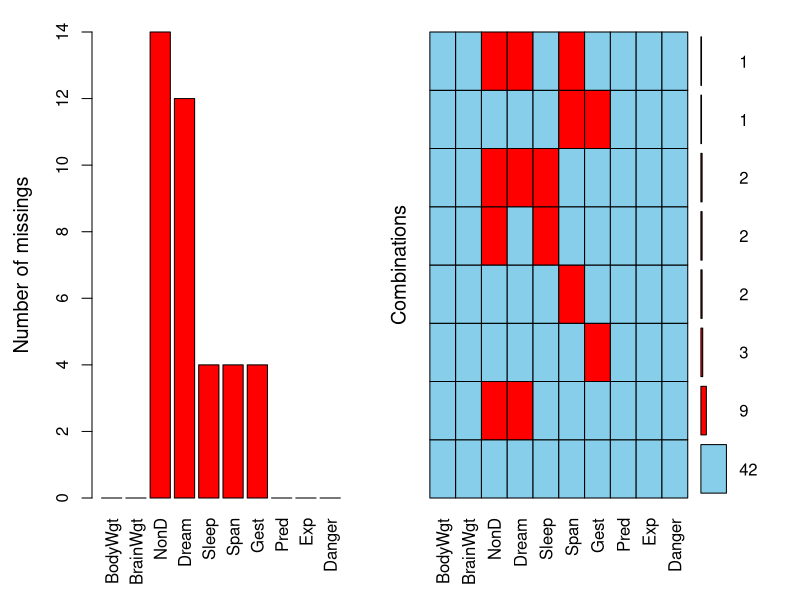
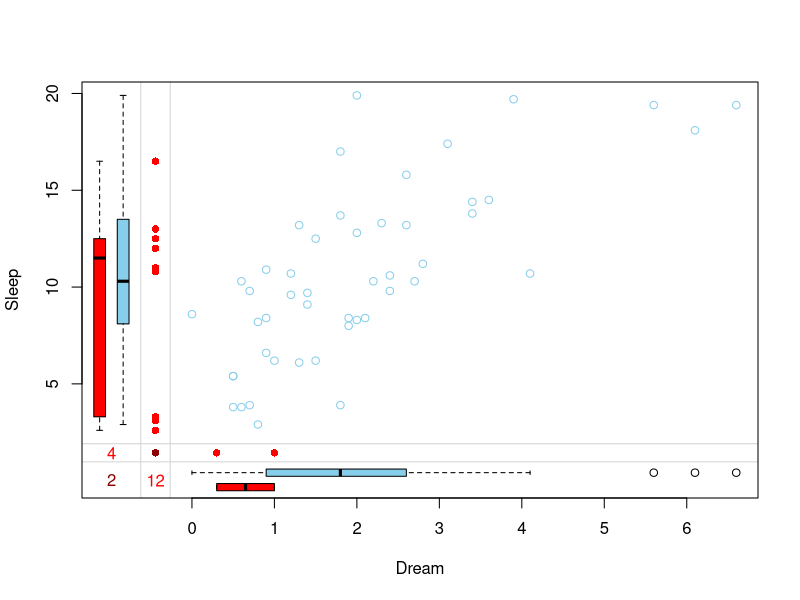
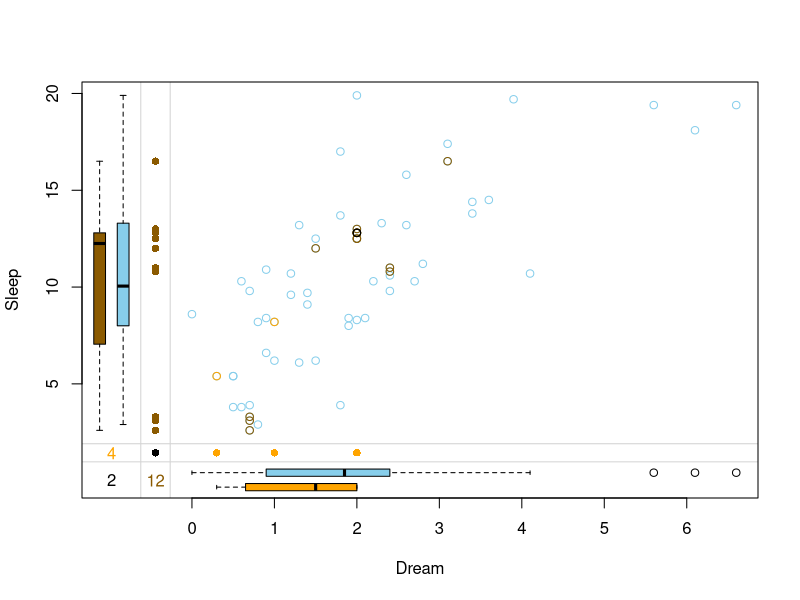

The R script that drew these images, in order:
## ----include = FALSE----------------------------------------------------------
knitr::opts_chunk$set(
  collapse = TRUE,
  comment = "#>",
  fig.width = 7,
  fig.height = 5,
  fig.align = "center"
)

## ----setup, message=FALSE, fig.height = 3-------------------------------------
library(VIM)
data(sleep)
a <- aggr(sleep, plot = FALSE)
plot(a, numbers = TRUE, prop = FALSE)

## -----------------------------------------------------------------------------
x <- sleep[, c("Dream", "Sleep")]
marginplot(x)

## -----------------------------------------------------------------------------
x_imputed <- kNN(x)

## -----------------------------------------------------------------------------
marginplot(x_imputed, delimiter = "_imp")
